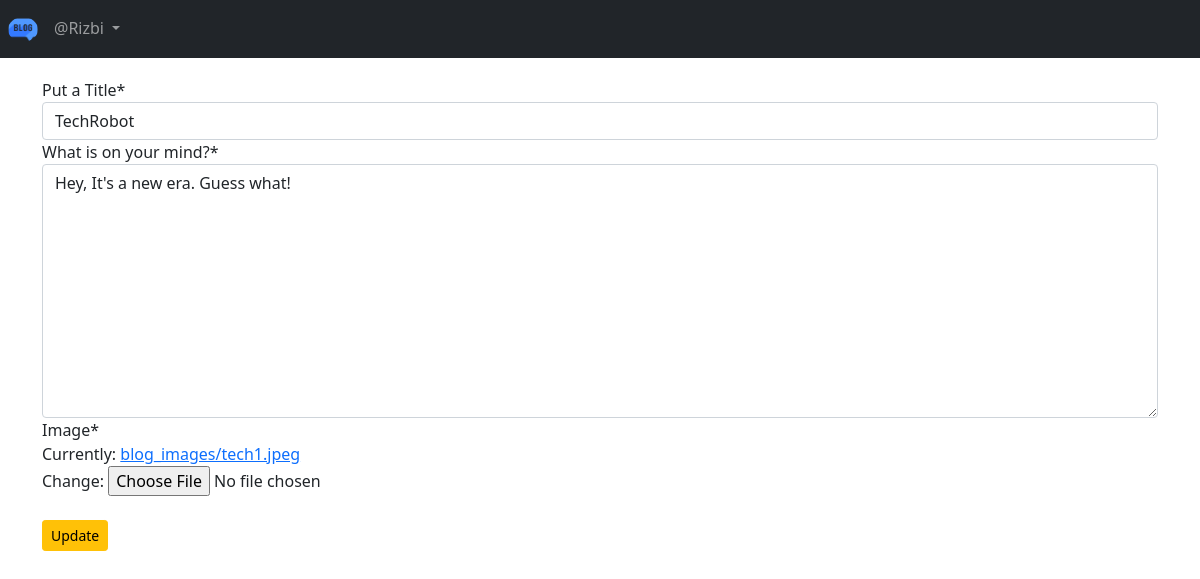
The page /blog/edit/3/ (signed in) on the database as committed earlier.
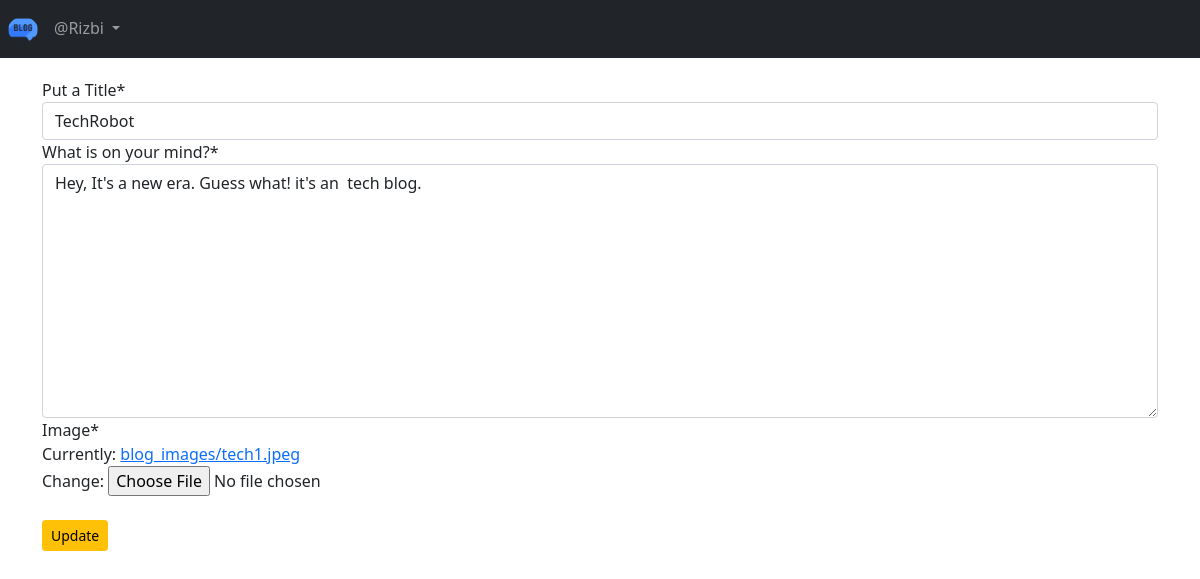
The same page on the database as committed later.
### App_Blog/models.py (models this page shows, shortened)
class Blog(models.Model):
    author = models.ForeignKey(User, on_delete = models.CASCADE, related_name = 'post_author')
    blog_title = models.CharField(max_length = 264, verbose_name = "Put a Title")
    slug = models.SlugField(max_length = 264, unique=True)
    blog_content = models.TextField(verbose_name="What is on your mind?")
    blog_image = models.ImageField(upload_to='blog_images', verbose_name = "Image")
    publish_date = models.DateTimeField(auto_now_add=True)
    update_date = models.DateTimeField(auto_now=True)
    class Meta:
        ordering = ['-publish_date']

### App_Blog/views.py (the view, shortened to what this page needs)
# urls.py: path('edit/<pk>/',views.UpdateBlog.as_view(),name='edit_blog'),
class UpdateBlog(LoginRequiredMixin, UpdateView):
    model = Blog
    fields = ('blog_title', 'blog_content','blog_image')
    template_name = 'App_Blog/edit_blog.html'

### templates/App_Blog/edit_blog.html (shortened to what this page needs)
{% extends 'base.html' %}
{% load crispy_forms_tags %}
{% block body_block %}
{% if blog.author == user%}
<form  method="POST" enctype="multipart/form-data">
  {{form|crispy}}
  <br>
  <button type="submit" class="btn btn-warning btn-sm">Update</button>
</form>
{% else %}
<h3>You are not allowed to view this page(404).</h3>
{% endif %}
{% endblock%}

Rows that differ between the two databases and show on the page:
changed Blog "TechRobot": blog_content "Hey, It's a new era. Guess what!" → "Hey, It's a new era. Guess what! it's an tech blog."
